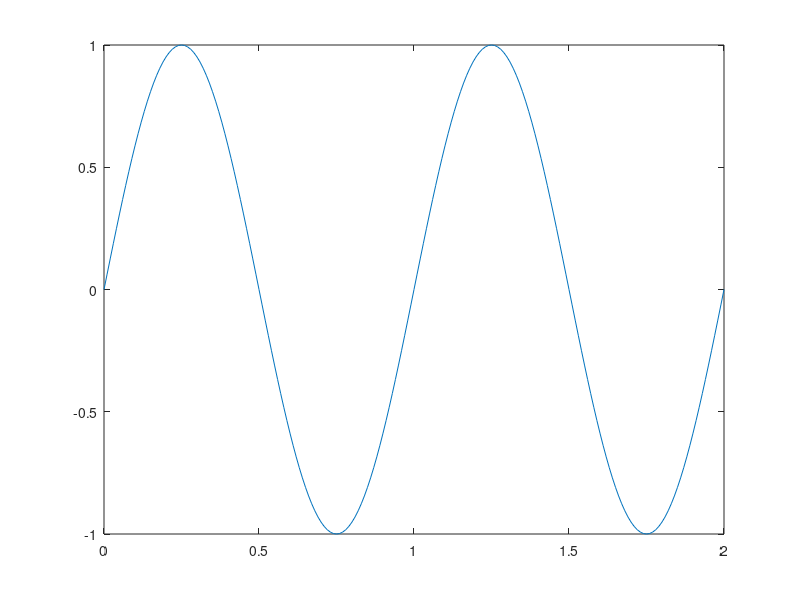

MATLAB code to generate this figure: (Note: this script raises an error after producing the figure.)
function [timeRecord, names] = expand()
% close all; 
t = 0: 0.01:2;
y = sin(2*pi*t);
plot(t,y)

timeRecord = [];
names = [];
count = 1;
for i = 0.1:0.1:0.5
    for j = 0.1 : 0.1: 0.5
       timeStep = i + j;
       names = [names, "F" + num2str(i*10) + "G" + num2str(j*10)];
       timeRecord(count) = timeStep;
       count = count + 1;
    end
end

symbols = []
poly = " ( " + names(1);
len = length(names);
for index = 2:len
    poly = poly + " * " + names(index)
    if mod(index,5) ==0 
        if (index == len)
            poly = poly + " ) ";
        else
        poly = poly +  " ) " + " + " + " ( " + names(index +1);
        index = index + 1;
        end
    end
end

% syms ([s s1 s4])
% ps = ((s * s)+(s * s1 * s4))*s
% psq = expand(ps)
% 
% 
% a = "test"
% ab = sym(a)
% syms ([m b c])
% poly = " a1c + b + c * ( a + b + c )"
% p = poly
y = evalin(symengine, poly)
result = expand(y)

fileID = fopen('symExpandResult.txt','w');
formatSpec = "%s"
nbytes = fprintf(fileID,formatSpec,result);
fclose(fileID);
end


